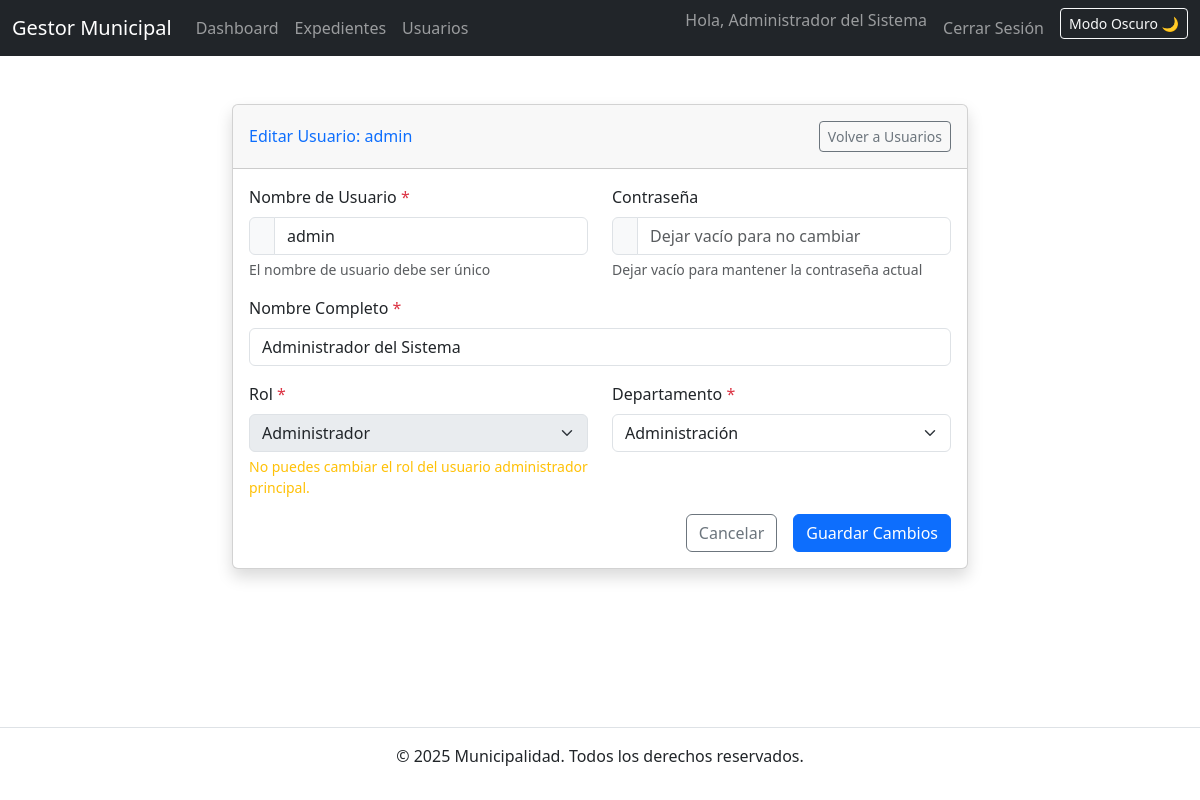
The app's page /users/edit/1 (signed in) with its own data.
### app.py (models this page shows)
class User(UserMixin, db.Model):
    id = db.Column(db.Integer, primary_key=True)
    username = db.Column(db.String(50), unique=True, nullable=False)
    password = db.Column(db.String(200), nullable=False) # type: ignore
    name = db.Column(db.String(100))
    role = db.Column(db.String(20), default='user')
    department = db.Column(db.String(50))
    created_at = db.Column(db.DateTime, default=lambda: datetime.now(UTC))
    history_actions = db.relationship('RecordHistory', backref='user', lazy='dynamic') # Para ver qué acciones hizo un usuario

class Department(db.Model):
    id = db.Column(db.Integer, primary_key=True)
    name = db.Column(db.String(100), unique=True, nullable=False)
    description = db.Column(db.Text)
    records = db.relationship('Record', backref='department', lazy=True) # type: ignore

### app.py (the view, shortened to what this page needs)
@app.route('/users/edit/<int:user_id>', methods=['GET', 'POST'])
@login_required
def edit_user(user_id):
    if current_user.role != 'admin':
        flash('Acceso no autorizado', 'danger')
        return redirect(url_for('dashboard'))
    user_to_edit = User.query.get_or_404(user_id)
    departments = Department.query.all()
    return render_template('edit_user.html', user=user_to_edit, departments=departments)

### app.py (called while the page is built)
@app.context_processor
def inject_now():
    return {'now': datetime.now(UTC)} # Or datetime.now(timezone.utc) for older Python

@login_manager.user_loader
def load_user(user_id):
    return User.query.get(int(user_id))

### templates/edit_user.html (shortened to what this page needs)
{% extends 'base.html' %}
{% block content %}
<div class="row justify-content-center">
    <div class="col-lg-8">
        <div class="card shadow mb-4">
            <div class="card-header py-3 d-flex justify-content-between align-items-center">
                <h6 class="m-0 font-weight-bold text-primary">Editar Usuario: {{ user.username }}</h6>
                <a href="{{ url_for('users') }}" class="btn btn-sm btn-outline-secondary">
                     Volver a Usuarios
                </a>
            </div>
            <div class="card-body">
                <form method="post" action="{{ url_for('edit_user', user_id=user.id) }}">
                    <div class="row mb-3">
                        <div class="col-md-6">
                            <label for="username" class="form-label">Nombre de Usuario <span class="text-danger">*</span></label>
                            <div class="input-group">
                                <span class="input-group-text"></span>
                                <input type="text" class="form-control" id="username" name="username" value="{{ user.username }}" required>
                            </div>
                            <div class="form-text">El nombre de usuario debe ser único</div>
                        </div>
                        <div class="col-md-6">
                            <label for="password" class="form-label">Contraseña</label>
                            <div class="input-group">
                                <span class="input-group-text"></span>
                                <input type="password" class="form-control" id="password" name="password" placeholder="Dejar vacío para no cambiar">
                            </div>
                            <div class="form-text">Dejar vacío para mantener la contraseña actual</div>
                        </div>
                    </div>
                    <div class="mb-3">
                        <label for="name" class="form-label">Nombre Completo <span class="text-danger">*</span></label>
                        <input type="text" class="form-control" id="name" name="name" value="{{ user.name }}" required>
                    </div>
                    <div class="row mb-3">
                        <div class="col-md-6">
                            <label for="role" class="form-label">Rol <span class="text-danger">*</span></label>
                            <select class="form-select" id="role" name="role" required {% if user.username == 'admin' %}disabled{% endif %}>
                                <option value="admin" {% if user.role == 'admin' %}selected{% endif %}>Administrador</option>
                            </select>
                            {% if user.username == 'admin' %}
                            <div class="form-text text-warning">No puedes cambiar el rol del usuario administrador principal.</div>
                            {% endif %}
                        </div>
                        <div class="col-md-6">
                            <label for="department" class="form-label">Departamento <span class="text-danger">*</span></label>
                            <select class="form-select" id="department" name="department" required>
                                {% for dept in departments %}
                                <option value="{{ dept.name }}" {% if user.department == dept.name %}selected{% endif %}>{{ dept.name }}</option>
                                {% endfor %}
                            </select>
                        </div>
                    </div>
                    <div class="d-grid gap-2 d-md-flex justify-content-md-end">
                        <a href="{{ url_for('users') }}" class="btn btn-outline-secondary me-md-2">
                             Cancelar
                        </a>
                        <button type="submit" class="btn btn-primary">
                             Guardar Cambios
                        </button>
                    </div>
                </form>
            </div>
        </div>
    </div>
</div>
{% endblock %}

### templates/base.html (shortened to what this page needs)
<!DOCTYPE html>
<html lang="es" data-bs-theme="light">
<head>
    <link href="https://cdn.jsdelivr.net/npm/bootstrap@5.3.2/dist/css/bootstrap.min.css" rel="stylesheet">
    <link rel="stylesheet" href="{{ url_for('static', filename='css/style.css') }}">
</head>
<body>
    <nav class="navbar navbar-expand-lg navbar-dark bg-dark mb-4">
        <div class="container-fluid">
            <a class="navbar-brand" href="{{ url_for('home') }}">Gestor Municipal</a>
            <div class="collapse navbar-collapse" id="navbarNav">
                <ul class="navbar-nav me-auto mb-2 mb-lg-0">
                    {% if current_user.is_authenticated %}
                        <li class="nav-item"><a class="nav-link" href="{{ url_for('dashboard') }}">Dashboard</a></li>
                        <li class="nav-item"><a class="nav-link" href="{{ url_for('records') }}">Expedientes</a></li>
                        {% if current_user.role == 'admin' %}
                            <li class="nav-item"><a class="nav-link" href="{{ url_for('users') }}">Usuarios</a></li>
                        {% endif %}
                    {% endif %}
                </ul>
                <ul class="navbar-nav ms-auto">
                    {% if current_user.is_authenticated %}
                        <li class="nav-item"><span class="navbar-text me-2">Hola, {{ current_user.name or current_user.username }}</span></li>
                        <li class="nav-item"><a class="nav-link" href="{{ url_for('logout') }}">Cerrar Sesión</a></li>
                    {% else %}
                        <li class="nav-item"><a class="nav-link" href="{{ url_for('login') }}">Iniciar Sesión</a></li>
                    {% endif %}
                    <li class="nav-item">
                        <button id="themeToggleBtn" class="btn btn-outline-light btn-sm ms-2">
                        </button>
                    </li>
                </ul>
            </div>
        </div>
    </nav>
    <div class="container mt-4">
        {% block content %}{% endblock %}
    </div>
    <footer class="text-center mt-5 py-3 border-top">
        <p>&copy; {{ now.year }} Municipalidad. Todos los derechos reservados.</p>
    </footer>
</body>
</html>

### static/css/style.css (style rules this page uses)
body { font-family: 'Segoe UI', Tahoma, Geneva, Verdana, sans-serif; min-height: 100vh; display: flex; flex-direction: column; }
.container { flex: 1; }

### records on screen
User: name "Administrador del Sistema", username "admin", role "Administrador", department "Administración"

### other values on screen
{{ now.year }} "2025"
